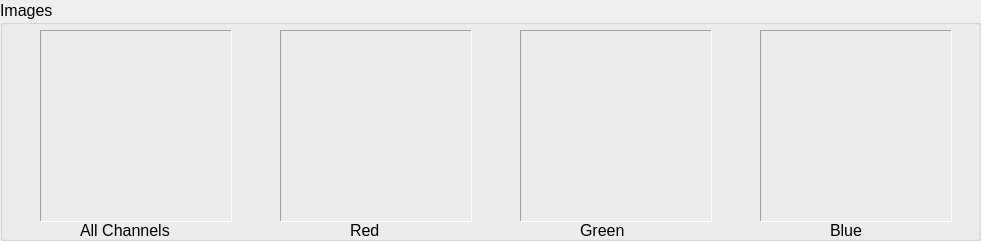
    <widget class="QGroupBox" name="imageGroup">
     <property name="geometry">
      <rect>
       <x>10</x>
       <y>0</y>
       <width>981</width>
       <height>241</height>
      </rect>
     </property>
     <property name="font">
      <font>
       <pointsize>12</pointsize>
      </font>
     </property>
     <property name="title">
      <string>Images</string>
     </property>
     <property name="flat">
      <bool>false</bool>
     </property>
     <property name="checkable">
      <bool>false</bool>
     </property>
     <widget class="QLabel" name="labelRGB">
      <property name="geometry">
       <rect>
        <x>80</x>
        <y>220</y>
        <width>101</width>
        <height>20</height>
       </rect>
      </property>
      <property name="font">
       <font>
        <pointsize>12</pointsize>
       </font>
      </property>
      <property name="text">
       <string>All Channels</string>
      </property>
     </widget>
     <widget class="QLabel" name="labelRed">
      <property name="geometry">
       <rect>
        <x>350</x>
        <y>220</y>
        <width>51</width>
        <height>20</height>
       </rect>
      </property>
      <property name="font">
       <font>
        <pointsize>12</pointsize>
       </font>
      </property>
      <property name="text">
       <string>Red</string>
      </property>
     </widget>
     <widget class="QLabel" name="labelGreen">
      <property name="geometry">
       <rect>
        <x>580</x>
        <y>220</y>
        <width>51</width>
        <height>20</height>
       </rect>
      </property>
      <property name="font">
       <font>
        <pointsize>12</pointsize>
       </font>
      </property>
      <property name="text">
       <string>Green</string>
      </property>
     </widget>
     <widget class="QLabel" name="labelBlue">
      <property name="geometry">
       <rect>
        <x>830</x>
        <y>220</y>
        <width>51</width>
        <height>20</height>
       </rect>
      </property>
      <property name="font">
       <font>
        <pointsize>12</pointsize>
       </font>
      </property>
      <property name="text">
       <string>Blue</string>
      </property>
     </widget>
     <widget class="QLabel" name="imageRgb">
      <property name="geometry">
       <rect>
        <x>40</x>
        <y>30</y>
        <width>192</width>
        <height>192</height>
       </rect>
      </property>
      <property name="frameShape">
       <enum>QFrame::Panel</enum>
      </property>
      <property name="frameShadow">
       <enum>QFrame::Sunken</enum>
      </property>
      <property name="lineWidth">
       <number>1</number>
      </property>
      <property name="text">
       <string/>
      </property>
      <property name="pixmap">
       <pixmap>images/rgb.png</pixmap>
      </property>
      <property name="scaledContents">
       <bool>true</bool>
      </property>
     </widget>
     <widget class="QLabel" name="imageRed">
      <property name="geometry">
       <rect>
        <x>280</x>
        <y>30</y>
        <width>192</width>
        <height>192</height>
       </rect>
      </property>
      <property name="frameShape">
       <enum>QFrame::Panel</enum>
      </property>
      <property name="frameShadow">
       <enum>QFrame::Sunken</enum>
      </property>
      <property name="lineWidth">
       <number>1</number>
      </property>
      <property name="text">
       <string/>
      </property>
      <property name="pixmap">
       <pixmap>images/r.png</pixmap>
      </property>
      <property name="scaledContents">
       <bool>true</bool>
      </property>
     </widget>
     <widget class="QLabel" name="imageGreen">
      <property name="geometry">
       <rect>
        <x>520</x>
        <y>30</y>
        <width>192</width>
        <height>192</height>
       </rect>
      </property>
      <property name="frameShape">
       <enum>QFrame::Panel</enum>
      </property>
      <property name="frameShadow">
       <enum>QFrame::Sunken</enum>
      </property>
      <property name="lineWidth">
       <number>1</number>
      </property>
      <property name="text">
       <string/>
      </property>
      <property name="pixmap">
       <pixmap>images/g.png</pixmap>
      </property>
      <property name="scaledContents">
       <bool>true</bool>
      </property>
     </widget>
     <widget class="QLabel" name="imageBlue">
      <property name="geometry">
       <rect>
        <x>760</x>
        <y>30</y>
        <width>192</width>
        <height>192</height>
       </rect>
      </property>
      <property name="frameShape">
       <enum>QFrame::Panel</enum>
      </property>
      <property name="frameShadow">
       <enum>QFrame::Sunken</enum>
      </property>
      <property name="lineWidth">
       <number>1</number>
      </property>
      <property name="text">
       <string/>
      </property>
      <property name="pixmap">
       <pixmap>images/b.png</pixmap>
      </property>
      <property name="scaledContents">
       <bool>true</bool>
      </property>
     </widget>
    </widget>
